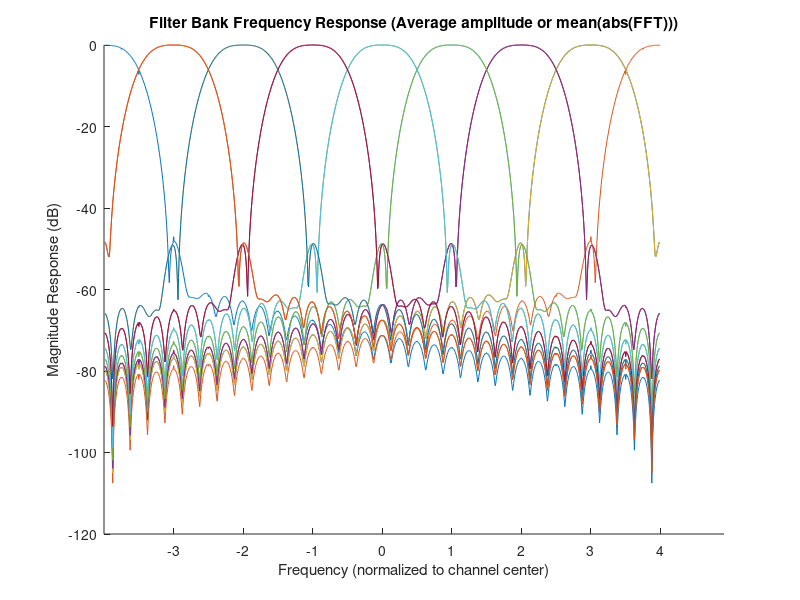

Source code (MATLAB):
function [] = PolyphaseDFT()
% PolyphaseDFT
%
% Function to test the frequency response of a filterbank using various power calculation criteria
%
% Create a DFT Polyphase FIR Quantized Filter Bank.
% The filterbank consists of M channels with N taps in each FIR filter
% Original Author: Ruby Van Rooyen

% Initialize two variables to define the filters and the filter bank.
M = 16;  % Number of channels in the filter bank.
N = 4;   % Number of taps in each FIR filter.

% Calculate the coefficients b for the prototype lowpass filter, and zero-pad so that it has length M*N.
WindowType='hamming'; % Hamming window = Better DFT lowpass
fwidth=1;
alltaps = M*N; % length of finite-impulse response prototype filter = KNt = (# Channels)(# Taps)
windowval = transpose(window(WindowType, alltaps));
b = windowval .* sinc(fwidth*([0:alltaps-1]/(M)-N/2));
b = [b,zeros(1,M*N-length(b))];

% Reshape the filter coefficients into a matrix whos rows 
% represent the individual polyphase filters to be distributed among the filter bank.
B = flipud(reshape(b,M,N));

% Construct a bank of M quantized filters and an M-point quantized FFT. Filter a sinusoid that is stepped in frequency from 0 to
% pi radians, store the power of the filtered signal, and plot the results
% for each channel in the filter bank.
Nfreq = 1024; % Number of frequencies to sweep.
w = linspace(0,pi,Nfreq);  % Frequency vector from 0 to pi.
P = 100;     % Number of output points from each channel.
t = 1:M*N*P; % Time vector.
HH = zeros(M,length(w));  % Stores output power for each channel.

for j=1:length(w)

  disp([num2str(j),' out of ',num2str(length(w))])
  x = sin(w(j)*t);           % Signal to filter
 
  if j == 65
     a = 1; 
  end
  
  % EXECUTE THE FILTER BANK:
  % Reshape the input so that it represents parallel channels of data going into the filter bank.
  X = [x(:);zeros(M*ceil(length(x)/M)-length(x), 1)];
  X = reshape(X,M,length(X)/M);
  
  
%   % Make the output the same size as the input.
   Y = zeros(size(X));   
  
  % FIR filter bank.
  for k=1:M
    Y(k,:) = filter(B(k,:),1,X(k,:));
  end


    
  
  % Non Filtered input 
  %-------------------
%   Y = X;
  
  Temp = Y;

%   % CLassic DFT
%   %------------
%   for i = 1:length(Y)
%       DFT_Output(:,i) = Classic_DFT(Y(:,i), M);
%       %DFT_Output(:,i) = Classic_DFT((Y(:,i) + (10^-5)*rand(M,1)), M);
%       
%   end
%   Y = DFT_Output;
  
%   for s=1:length(DFT_Output)
%       figure()
%       stem(abs(DFT_Output(:,s)));
%     
%       pause(0.1);
%       clf;
%       s
%   end
  
  % Refactor the matrix prior to FFT as an overlap is needed
  % TVG
%   M = 16;
%   N = 4;
%   test = linspace(0, M*N-1, M*N);
%   test_reshape = reshape(test,M,length(test)/M);    
%   
%   Overlap = test_reshape;
  
%   Overlap = Y;
%   overlap_factor = 1;
% 
%   for s = 2:length(Y)
%       row_snapshot =  Overlap(end-overlap_factor+1:end,:);
%       Overlap(:,s:end) = circshift(Overlap(:,s:end),overlap_factor);
%       Overlap(1:overlap_factor,s:end) = row_snapshot(1:overlap_factor,s-1:end-1);
%   end
% 
%   Y = Overlap;

  
  % FFT
  %----
  Y = fft(Y);
  Ynw=fft(X);
  
  
  % ---------TEMP DEBUG
%  figure(1)
%  plot(x(1,1:1000))
%  pause(0.1)
  
%  figure(2)
%   hold on;
%   plot(Temp(1,:))
%   plot(Temp(2,:),'r')
%   plot(Temp(3,:),'g')
%   plot(Temp(4,:),'y')
%   plot(Temp(5,:),'+')
%   plot(Temp(6,:),'c')
%   plot(Temp(7,:),'m')
%   hold off;

%     subplot(2,2,1)
%     plot(Temp(1,:))
%     subplot(2,2,2)
%     plot(Temp(3,:))
%     subplot(2,2,3)
%     plot(Temp(7,:))
%     subplot(2,2,4)
%     plot(Temp(10,:))
  
%  plot(Temp(10,:))
  Enter = 0;
 
  if Enter == 1 && j == 320 %65 %65 %257 %65

      n = linspace(0, M-1, M);
      u = 0:M-1;
      complex_exp = exp(-2*pi*1i*(u')*n/M)';
      
%       for i = 1:length(Temp)
%           v1(i) = Temp(:,i)'*complex_exp(:,1);
%           v2(i) = Temp(:,i)'*complex_exp(:,2);
%       end
      

      for s=1:length(Y)
        if s == 50
           a = 1; 
        end
          
        figure(3)
        subplot(4,1,1)
        hold on;
        stem(real(Y(:,s)));
        stem(imag(Y(:,s)),'r');
        hold off;   

        % Create xlabel
        xlabel('Freqency (Bin number)');

        % Create ylabel
        ylabel('Magnitude');

        % Create title
        title('FFT (Truncated input)');
        
        
        Y(1,s)
        
        subplot(4,1,2)
        hold on;
        plot(Temp(:,s),'g')
        % Create xlabel
        xlabel('Sample number');

        % Create ylabel
        ylabel('Magnitude');

        % Create title
        title('Input Signal (Truncated)');
        
        
        subplot(4,1,3)
        hold on;
        plot(real(complex_exp(:,1)))
        plot(real(complex_exp(:,2)),'r')
        plot(real(complex_exp(:,3)),'g')
        hold off;
        
        % Create xlabel
        xlabel('Sample number');

        % Create ylabel
        ylabel('Magnitude');

        % Create title
        title('Input Signal (Truncated)');
        
        subplot(4,1,4)
        hold on;
        plot(imag(complex_exp(:,1)))
        plot(imag(complex_exp(:,2)),'r')
        plot(imag(complex_exp(:,3)),'g')
        hold off;
        
        % Create xlabel
        xlabel('Sample Number');

        % Create ylabel
        ylabel('Magnitude');

        % Create title
        title('Complex Exp: Imaginary');

       
        %pause(0.01);
        clf
        s
        
    end
    a = 1;
  end
  %-------------------
  
if j == 65
    a = 1;
end
  
  % Store the output power
  HH(:,j) = sqrt(mean((abs(Y).^2).')'); % RMS voltage
  %HH(:,j) = sqrt(abs(mean(Y.')).^2);
  
  HH_nw(:,j) = sqrt(mean((abs(Ynw).^2).')'); % RMS voltage
  HH_var(:,j) = var(Y.')';              % Total energy
  HH_max(:,j) = max(abs(Y).')';         % Max-hold amplitude
  HH_mean(:,j) = mean(abs(Y).')';       % Average amplitude
  HH_mean_nw(:,j) = mean(abs(Ynw).');   % Average amplitude
end

% Normalize values to get 0dB values as maximum
for k = 1:M
    HH(k,:) = HH(k,:)/max(HH(k,:));
    HH_nw(k,:) = HH_nw(k,:)/max(HH_nw(k,:));
    HH_var(k,:) = HH_var(k,:)/max(HH_var(k,:));
    HH_max(k,:) = HH_max(k,:)/max(HH_max(k,:));
    HH_mean(k,:) = HH_mean(k,:)/max(HH_mean(k,:));
    HH_mean_nw(k,:) = HH_mean_nw(k,:)/max(HH_mean_nw(k,:));
end
HH_dB = 20*log10(HH(:,2:end-1));
HH_dB_nw = 20*log10(HH_nw(:,2:end-1));
HH_var_dB = 20*log10(HH_var(:,2:end-1));
HH_max_dB = 20*log10(HH_max(:,2:end-1));
HH_mean_dB = 20*log10(HH_mean(:,2:end-1));
HH_mean_dB_nw = 20*log10(HH_mean_nw(:,2:end-1));

% figure(1)
% channel_num = M/4+1;
% hold on
% plot(w(2:end-1),HH_mean_dB_nw(channel_num,:),'b')
% plot(w(2:end-1),HH_mean_dB(channel_num,:),'r')
% hold off
% % legend('sqrt(mean(abs(fft)))','var','max', 'mean')
% %legend(sprintf('%i-pt FFT',M),sprintf('%i-tap PFB',N))
% legend('FFT',sprintf('%i-tap PFB',N))
% title('Filter Bank Frequency Response')
% xlabel('Frequency (normalized to channel center)')
% ylabel('Magnitude Response (dB)')
% set(gca,'xtick',(1:M/2)*w(end)/M*2)
% set(gca,'xticklabel',(1:M/2)-M/4)

figure(2)
hold on
%plot(w(2:end-1),HH_mean_dB_nw)
plot(w(2:end-1),HH_mean_dB)

%plot(w(2:end-1),-3*ones(size(HH(1,2:end-1))))
hold off
title('Filter Bank Frequency Response (Average amplitude or mean(abs(FFT)))')
xlabel('Frequency (normalized to channel center)')
ylabel('Magnitude Response (dB)')
set(gca,'xtick',(1:M/2)*w(end)/M*2)
set(gca,'xticklabel',(1:M/2)-M/4)

